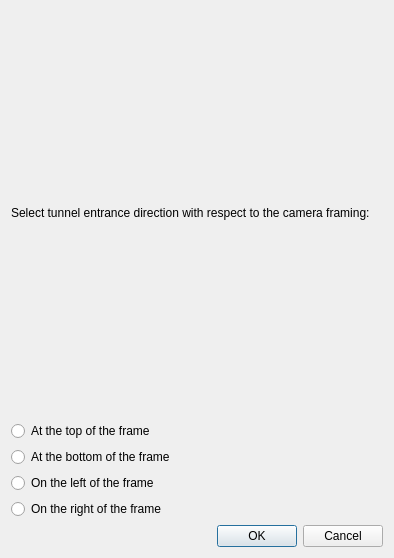
<?xml version="1.0" encoding="UTF-8"?>
<ui version="4.0">
 <class>DialogConfigureTunnelMode</class>
 <widget class="QDialog" name="DialogConfigureTunnelMode">
  <property name="geometry">
   <rect>
    <x>0</x>
    <y>0</y>
    <width>394</width>
    <height>558</height>
   </rect>
  </property>
  <property name="windowTitle">
   <string>Configure Tunnel Mode</string>
  </property>
  <layout class="QGridLayout" name="gridLayout">
   <item row="0" column="0">
    <layout class="QGridLayout" name="gridLayout_entrance_direction">
     <property name="sizeConstraint">
      <enum>QLayout::SizeConstraint::SetFixedSize</enum>
     </property>
     <item row="1" column="0" colspan="2">
      <widget class="QLabel" name="label_6">
       <property name="text">
        <string>Select tunnel entrance direction with respect to the camera framing:</string>
       </property>
      </widget>
     </item>
     <item row="4" column="0">
      <widget class="QRadioButton" name="radioButton_right_frame">
       <property name="text">
        <string>On the left of the frame</string>
       </property>
       <attribute name="buttonGroup">
        <string notr="true">buttonGroup</string>
       </attribute>
      </widget>
     </item>
     <item row="5" column="1">
      <widget class="QLabel" name="label_4">
       <property name="text">
        <string/>
       </property>
       <property name="pixmap">
        <pixmap>../../img/in_right.png</pixmap>
       </property>
       <property name="scaledContents">
        <bool>true</bool>
       </property>
      </widget>
     </item>
     <item row="5" column="0">
      <widget class="QRadioButton" name="radioButton_left_frame">
       <property name="text">
        <string>On the right of the frame</string>
       </property>
       <attribute name="buttonGroup">
        <string notr="true">buttonGroup</string>
       </attribute>
      </widget>
     </item>
     <item row="3" column="0">
      <widget class="QRadioButton" name="radioButton_bottom_frame">
       <property name="text">
        <string>At the bottom of the frame</string>
       </property>
       <attribute name="buttonGroup">
        <string notr="true">buttonGroup</string>
       </attribute>
      </widget>
     </item>
     <item row="2" column="0">
      <widget class="QRadioButton" name="radioButton_top_frame">
       <property name="text">
        <string>At the top of the frame</string>
       </property>
       <attribute name="buttonGroup">
        <string notr="true">buttonGroup</string>
       </attribute>
      </widget>
     </item>
     <item row="2" column="1">
      <widget class="QLabel" name="label">
       <property name="sizePolicy">
        <sizepolicy hsizetype="Fixed" vsizetype="Fixed">
         <horstretch>0</horstretch>
         <verstretch>0</verstretch>
        </sizepolicy>
       </property>
       <property name="text">
        <string/>
       </property>
       <property name="pixmap">
        <pixmap>../../img/in_up.png</pixmap>
       </property>
       <property name="scaledContents">
        <bool>true</bool>
       </property>
      </widget>
     </item>
     <item row="4" column="1">
      <widget class="QLabel" name="label_3">
       <property name="text">
        <string/>
       </property>
       <property name="pixmap">
        <pixmap>../../img/in_left.png</pixmap>
       </property>
       <property name="scaledContents">
        <bool>true</bool>
       </property>
      </widget>
     </item>
     <item row="3" column="1">
      <widget class="QLabel" name="label_2">
       <property name="text">
        <string/>
       </property>
       <property name="pixmap">
        <pixmap>../../img/in_down.png</pixmap>
       </property>
       <property name="scaledContents">
        <bool>true</bool>
       </property>
      </widget>
     </item>
    </layout>
   </item>
   <item row="1" column="0">
    <widget class="QDialogButtonBox" name="buttonBox">
     <property name="orientation">
      <enum>Qt::Orientation::Horizontal</enum>
     </property>
     <property name="standardButtons">
      <set>QDialogButtonBox::StandardButton::Cancel|QDialogButtonBox::StandardButton::Ok</set>
     </property>
    </widget>
   </item>
  </layout>
 </widget>
 <resources/>
 <connections>
  <connection>
   <sender>buttonBox</sender>
   <signal>accepted()</signal>
   <receiver>DialogConfigureTunnelMode</receiver>
   <slot>accept()</slot>
   <hints>
    <hint type="sourcelabel">
     <x>248</x>
     <y>254</y>
    </hint>
    <hint type="destinationlabel">
     <x>157</x>
     <y>274</y>
    </hint>
   </hints>
  </connection>
  <connection>
   <sender>buttonBox</sender>
   <signal>rejected()</signal>
   <receiver>DialogConfigureTunnelMode</receiver>
   <slot>reject()</slot>
   <hints>
    <hint type="sourcelabel">
     <x>316</x>
     <y>260</y>
    </hint>
    <hint type="destinationlabel">
     <x>286</x>
     <y>274</y>
    </hint>
   </hints>
  </connection>
 </connections>
 <buttongroups>
  <buttongroup name="buttonGroup"/>
 </buttongroups>
</ui>
